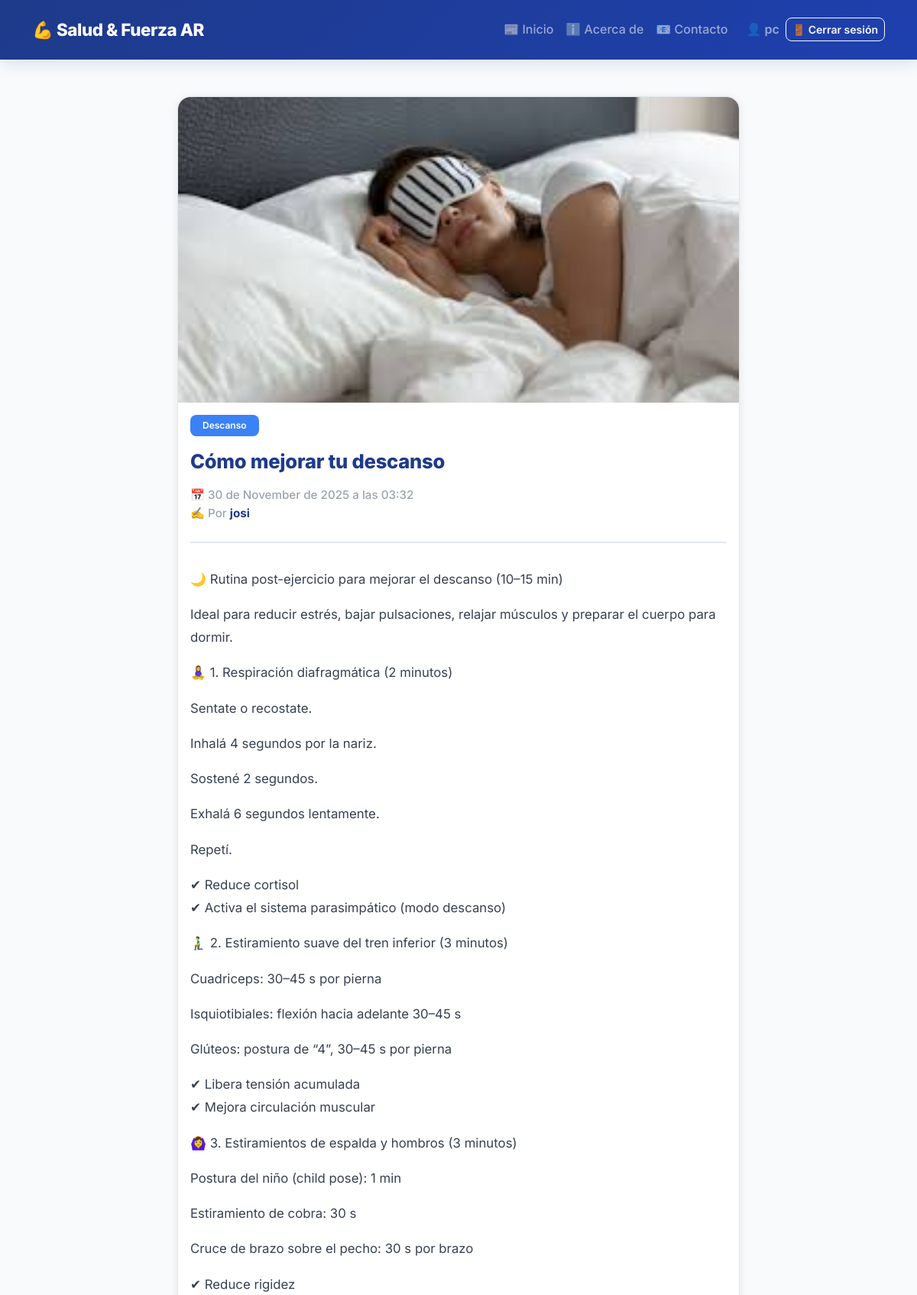
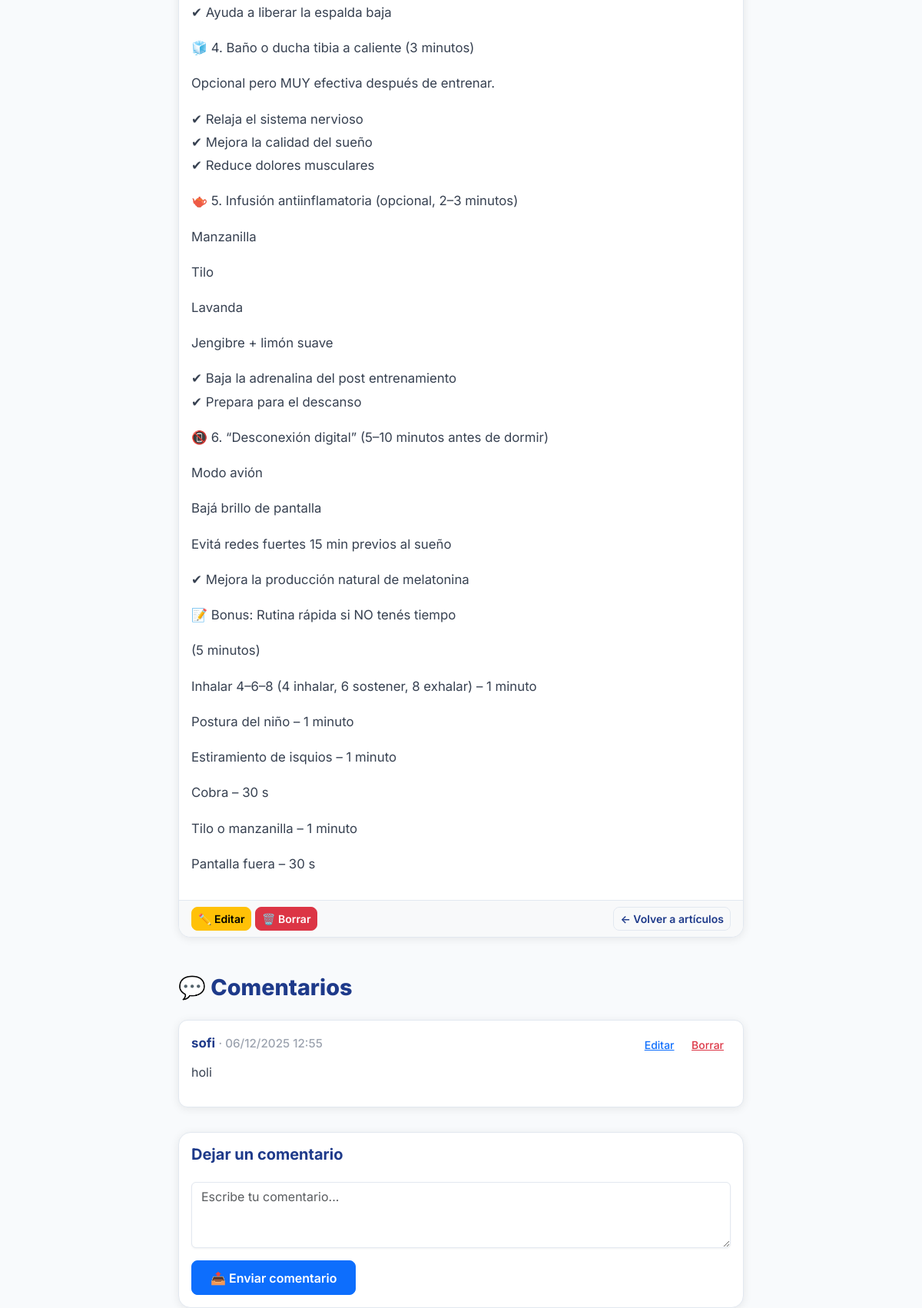
/post/como-mejorar-tu-descanso/ (signed in), run on the app's committed database (2 pictures, top to bottom).
### blog/models.py (models this page shows, shortened)
class Post(models.Model):
    title = models.CharField(max_length=200)
    slug = models.SlugField(unique=True, blank=True)
    category = models.ForeignKey(Category, on_delete=models.CASCADE, related_name='posts')
    author = models.ForeignKey(User, on_delete=models.CASCADE, related_name='posts')
    content = models.TextField()
    image = models.ImageField(upload_to='posts/', blank=True, null=True, help_text="Imagen principal del artículo")
    created_at = models.DateTimeField(auto_now_add=True)
    updated_at = models.DateTimeField(auto_now=True)
    is_published = models.BooleanField(default=True)
    class Meta:
        verbose_name_plural = "Posts"
        ordering = ['-created_at']

class Category(models.Model):
    name = models.CharField(max_length=100, unique=True)
    slug = models.SlugField(unique=True, blank=True)
    class Meta:
        verbose_name_plural = "Categorías"
        ordering = ['name']

class Comment(models.Model):
    post = models.ForeignKey(Post, on_delete=models.CASCADE, related_name='comments')
    author = models.ForeignKey(User, on_delete=models.CASCADE, related_name='comments')
    content = models.TextField()
    created_at = models.DateTimeField(auto_now_add=True)
    is_active = models.BooleanField(default=True)
    class Meta:
        verbose_name_plural = "Comentarios"
        ordering = ['created_at']

### blog/views.py (the view)
# urls.py: path('post/<slug:slug>/', views.post_detail, name='post_detail'),
def post_detail(request, slug):
    post = get_object_or_404(Post, slug=slug, is_published=True)
    comments = post.comments.filter(is_active=True).order_by('created_at')
    if request.method == 'POST':
        if not request.user.is_authenticated:
            messages.error(request, 'Debes iniciar sesión para comentar.')
            return redirect('login')
        form = CommentForm(request.POST)
        if form.is_valid():
            comment = form.save(commit=False)
            comment.post = post
            comment.author = request.user
            comment.save()
            messages.success(request, 'Tu comentario fue publicado.')
            return redirect(post.get_absolute_url())
    else:
        form = CommentForm()
    return render(request, 'blog/post_detail.html', {'post': post, 'comments': comments, 'form': form})

### blog/forms.py
class CommentForm(forms.ModelForm):
    class Meta:
        model = Comment
        fields = ['content']
        widgets = {
            'content': forms.Textarea(attrs={'class': 'form-control', 'rows': 3, 'placeholder': 'Escribe tu comentario...'}),
        }

### blog/templates/blog/post_detail.html (shortened to what this page needs)
{% extends "blog/base.html" %}
{% block content %}
  <div class="row justify-content-center">
    <div class="col-lg-8">
      <div class="card card-post mb-4">
        {% if post.image %}
          <div style="width: 100%; height: 400px; overflow: hidden; border-radius: 1rem 1rem 0 0;">
            <img src="{{ post.image.url }}" alt="{{ post.title }}" class="card-post-image" style="width: 100%; height: 100%; object-fit: cover;">
          </div>
        {% else %}
          <div style="width: 100%; height: 400px; background: linear-gradient(135deg, #1e40af 0%, #3b82f6 100%); border-radius: 1rem 1rem 0 0; display: flex; align-items: center; justify-content: center;">
            <span style="font-size: 6rem; opacity: 0.2;">📄</span>
          </div>
        {% endif %}
        <div class="card-body">
          <div class="d-flex align-items-center justify-content-between mb-3">
            <div>
              {% if post.category %}
                <span class="badge bg-primary">
                  {{ post.category.name }}
                </span>
              {% endif %}
            </div>
          </div>
          <h1 class="card-title mb-3">{{ post.title }}</h1>
          <div style="border-bottom: 2px solid #e2e8f0; padding-bottom: 1.5rem; margin-bottom: 2rem;">
            <p class="text-muted-date mb-0">
              📅 {{ post.created_at|date:"d \d\e F \d\e Y" }} a las {{ post.created_at|date:"H:i" }}<br>
              ✍️ Por <strong style="color: var(--primary-dark);">{{ post.author.username }}</strong>
            </p>
          </div>
          <div class="card-text" style="font-size: 1.05rem; line-height: 1.8; color: #374151;">
            {{ post.content|linebreaks }}
          </div>
        </div>
        <div class="card-footer bg-light d-flex justify-content-between align-items-center">
          <div>
            {% if user.is_authenticated %}
              {% if user.is_superuser %}
                <a href="{% url 'blog:post_update' post.slug %}" class="btn btn-sm btn-warning" style="font-weight: 600;">✏️ Editar</a>
                <a href="{% url 'blog:post_delete' post.slug %}" class="btn btn-sm btn-danger" style="font-weight: 600;">🗑️ Borrar</a>
              {% endif %}
            {% endif %}
          </div>
          <a href="{% url 'blog:home' %}" class="btn btn-outline-secondary btn-sm" style="font-weight: 600;">
            ← Volver a artículos
          </a>
        </div>
      </div>
      <div class="mt-5">
        <h2 class="mb-4" style="font-weight: 800; color: var(--primary-dark); font-size: 1.8rem;">💬 Comentarios</h2>
        {% if comments %}
          <div class="mb-4">
            {% for comment in comments %}
              <div class="card mb-3" style="border: 1px solid #e2e8f0; border-radius: 0.75rem; transition: all 0.3s ease;">
                <div class="card-body">
                  <div class="d-flex justify-content-between align-items-start mb-2">
                    <div>
                      <strong style="color: var(--primary-dark); font-size: 1.05rem;">{{ comment.author.username }}</strong>
                      <span class="text-muted-date"> · {{ comment.created_at|date:"d/m/Y H:i" }}</span>
                    </div>
                    <div>
                      {% if user.is_authenticated %}
                        {% if comment.author == user %}
                          <a href="{% url 'blog:comment_edit' comment.pk %}" class="btn btn-sm btn-link" style="font-weight: 500;">Editar</a>
                          <a href="{% url 'blog:comment_delete' comment.pk %}" class="btn btn-sm btn-link text-danger" style="font-weight: 500;">Borrar</a>
                        {% elif user.is_superuser %}
                          <a href="{% url 'blog:comment_edit' comment.pk %}" class="btn btn-sm btn-link" style="font-weight: 500;">Editar</a>
                          <a href="{% url 'blog:comment_delete' comment.pk %}" class="btn btn-sm btn-link text-danger" style="font-weight: 500;">Borrar</a>
                        {% endif %}
                      {% endif %}
                    </div>
                  </div>
                  <div class="mt-2" style="color: #374151; line-height: 1.6;">
                    {{ comment.content|linebreaks }}
                  </div>
                </div>
              </div>
            {% endfor %}
          </div>
        {% else %}
          <div class="alert alert-info" style="border-left: 4px solid var(--primary); background-color: #f0f4f8; border-radius: 0.5rem;">
            <strong>ℹ️ Sin comentarios aún</strong><br>
            Sé el primero en comentar sobre este artículo.
          </div>
        {% endif %}
        {% if user.is_authenticated %}
          <div class="card" style="border-radius: 1rem; border: 1px solid #e2e8f0; margin-top: 2rem; box-shadow: 0 2px 12px rgba(0,0,0,0.08);">
            <div class="card-body">
              <h5 class="card-title mb-4" style="font-weight: 700; color: var(--primary-dark);">Dejar un comentario</h5>
              <form method="post">
                <div class="mb-3">
                  {{ form.content }}
                </div>
                <button class="btn btn-primary" type="submit" style="font-weight: 600; padding: 0.6rem 1.5rem;">
                  📤 Enviar comentario
                </button>
              </form>
            </div>
          </div>
        {% endif %}
      </div>
    </div>
  </div>
{% endblock %}

### blog/templates/blog/base.html (shortened to what this page needs)
<!DOCTYPE html>
<html lang="es">
<head>
    <link href="https://cdn.jsdelivr.net/npm/bootstrap@5.3.3/dist/css/bootstrap.min.css" rel="stylesheet">
</head>
<body>
<nav class="navbar navbar-expand-lg navbar-dark mb-5">
  <div class="container">
    <a class="navbar-brand" href="{% url 'blog:home' %}">
      💪 Salud &amp; Fuerza AR
    </a>
    <div class="collapse navbar-collapse" id="navbarNav">
      <ul class="navbar-nav ms-auto align-items-lg-center">
        <li class="nav-item">
          <a class="nav-link" href="{% url 'blog:home' %}">📰 Inicio</a>
        </li>
        <li class="nav-item">
          <a class="nav-link" href="{% url 'blog:about' %}">ℹ️ Acerca de</a>
        </li>
        <li class="nav-item">
          <a class="nav-link" href="{% url 'blog:contact' %}">📧 Contacto</a>
        </li>
        {% if user.is_authenticated %}
          <li class="nav-item ms-lg-3 mt-3 mt-lg-0 d-flex align-items-center">
            <span class="navbar-text me-2" style="font-weight: 600;">
              👤 {{ user.username }}
            </span>
          </li>
          <li class="nav-item mt-2 mt-lg-0">
            <form method="post" action="{% url 'logout' %}" class="d-inline">
              <button type="submit" class="btn btn-outline-light btn-sm" style="font-weight: 600;">
                🚪 Cerrar sesión
              </button>
            </form>
          </li>
        {% endif %}
      </ul>
    </div>
  </div>
</nav>
<div class="container mb-5">
    {% block content %}
    {% endblock %}
</div>
</body>
</html>

### blog/templates/blog/base.html (style rules this page uses)
:root { --primary: #1e40af; --primary-light: #3b82f6; --primary-dark: #1e3a8a; --accent: #10b981; --muted: #6c757d; --surface: #ffffff; --bg: #f8fafc; --border: #e2e8f0; }
html,body { height:100%; }
body { background-color: var(--bg); font-family: 'Inter', system-ui, -apple-system, 'Segoe UI', Roboto, 'Helvetica Neue', Arial; color: #1f2937; -webkit-font-smoothing:antialiased; -moz-osx-font-smoothing:grayscale; line-height: 1.6; }
.navbar-brand { font-weight: 800; letter-spacing: -0.02em; color: #fff !important; font-size: 1.4rem; }
.navbar { background: linear-gradient(135deg, var(--primary-dark) 0%, var(--primary) 100%); box-shadow: 0 4px 20px rgba(30, 64, 175, 0.15); padding: 1rem 0; }
.nav-link { font-weight: 500; transition: all 0.3s ease; position: relative; }
.nav-link::after { content: ''; position: absolute; bottom: -4px; left: 0; width: 0; height: 2px; background-color: var(--accent); transition: width 0.3s ease; }
.card-post { border-radius: 1rem; box-shadow: 0 2px 12px rgba(0, 0, 0, 0.08); border: 1px solid var(--border); background: var(--surface); transition: all 0.4s cubic-bezier(0.4, 0, 0.2, 1); overflow: hidden; }
.card-post .card-title { color: var(--primary-dark); font-weight: 800; font-size: 1.6rem; line-height: 1.3; letter-spacing: -0.01em; }
.card-post .badge { font-weight: 600; padding: 0.5rem 1rem; border-radius: 0.5rem; background-color: var(--primary-light) !important; color: white; }
.card-post-image { width: 100%; height: 320px; object-fit: cover; display: block; }
.form-select, .btn { font-family: inherit; border-radius: 0.5rem; }
.btn-outline-secondary { border-color: var(--border); color: var(--primary-dark); font-weight: 600; transition: all 0.3s ease; }
.card-footer { background-color: #f9fafb; border-top: 1px solid var(--border); }
.text-muted-date { color: #9ca3af; font-size: 0.95rem; font-weight: 500; }
.badge { font-weight: 600; padding: 0.4rem 0.8rem; border-radius: 0.4rem; }
* { transition: background-color 0.3s ease, color 0.3s ease, border-color 0.3s ease; }
a { color: var(--primary); text-decoration: none; }
.form-control, .form-select { border: 1px solid var(--border); box-shadow: 0 1px 3px rgba(0, 0, 0, 0.05); }
.card { border: 1px solid var(--border); box-shadow: 0 2px 12px rgba(0, 0, 0, 0.08); }

### data on the page
Post: image (picture), category.name "Descanso", title "Cómo mejorar tu descanso", created_at "30 de November de 2025", created_at "03:32", author.username "josi", content "🌙 Rutina post-ejercicio para mejorar el descanso (10–15 min) Ideal para reducir estrés, bajar pulsaciones, relajar músculos y preparar el cuerpo para dormir. 🧘‍♀️ 1. Respiración diafragmática (2 minutos) Sentate o recostate. Inhalá 4 segundos por la nariz. Sostené 2 segundos. Exhalá 6 segundos lentamente. Repetí. ✔ Reduce cortisol ✔ Activa el sistema parasimpático (modo descanso) 🧎‍♂️ 2. Estiramiento suave del tren inferior (3 minutos) Cuadriceps: 30–45 s por pierna Isquiotibiales: flexión hacia adelante 30–45 s Glúteos: postura de “4”, 30–45 s por pierna ✔ Libera tensión acumulada ✔ Mejora circulación muscular 🙆‍♀️ 3. Estiramientos de espalda y hombros (3 minutos) Postura del niño (child…"
Comment: author.username "sofi", created_at "06/12/2025 12:55", shows "Editar", content "holi"

### other printed values
{{ user.username }} "pc"
